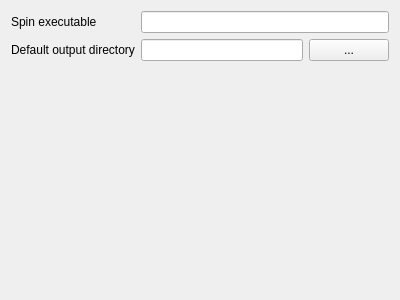
<?xml version="1.0" encoding="UTF-8"?>
<ui version="4.0">
 <class>spctr::TmcOptionsWidget</class>
 <widget class="QWidget" name="spctr::TmcOptionsWidget">
  <property name="geometry">
   <rect>
    <x>0</x>
    <y>0</y>
    <width>400</width>
    <height>300</height>
   </rect>
  </property>
  <property name="windowTitle">
   <string>Form</string>
  </property>
  <layout class="QGridLayout" name="gridLayout">
   <item row="0" column="0">
    <widget class="QLabel" name="label">
     <property name="text">
      <string>Spin executable</string>
     </property>
    </widget>
   </item>
   <item row="0" column="1" colspan="2">
    <widget class="QLineEdit" name="spinExecutableLineEdit"/>
   </item>
   <item row="1" column="0">
    <widget class="QLabel" name="label_2">
     <property name="text">
      <string>Default output directory</string>
     </property>
    </widget>
   </item>
   <item row="1" column="1">
    <widget class="QLineEdit" name="outputDirectoryLineEdit"/>
   </item>
   <item row="1" column="2">
    <widget class="QPushButton" name="pathButton">
     <property name="text">
      <string>...</string>
     </property>
    </widget>
   </item>
   <item row="2" column="1">
    <spacer name="verticalSpacer">
     <property name="orientation">
      <enum>Qt::Vertical</enum>
     </property>
     <property name="sizeHint" stdset="0">
      <size>
       <width>20</width>
       <height>217</height>
      </size>
     </property>
    </spacer>
   </item>
  </layout>
 </widget>
 <resources/>
 <connections/>
</ui>
